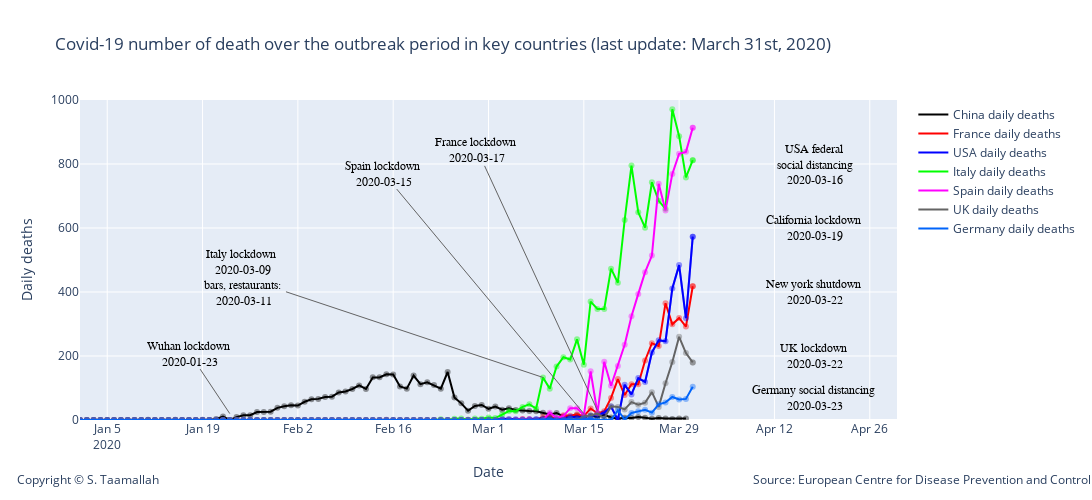

The cell this chart's notebook holds for it:
### Code cell
degree = 1

smooth_china = smoothTriangle(df_china['deaths'],degree)
smooth_france = smoothTriangle(df_france['deaths'],degree)
smooth_italy = smoothTriangle(df_italy['deaths'],degree)
smooth_usa = smoothTriangle(df_usa['deaths'],degree)
smooth_uk = smoothTriangle(df_uk['deaths'],degree)
smooth_germany = smoothTriangle(df_germany['deaths'],degree)
smooth_spain = smoothTriangle(df_spain['deaths'],degree)
smooth_korea = smoothTriangle(df_korea['deaths'],degree)
smooth_netherlandss = smoothTriangle(df_netherlands['deaths'],degree)



# Add traces
trace1 = go.Scatter(
        x=df_china.index, 
        y=df_china['deaths'],
        mode='markers',
        name='China daily deaths',
        line_color='rgba(0, 0, 0, .4)',
        showlegend=False,
)

trace11 = go.Scatter(
        x=df_china.index, 
        y=smooth_china,
        mode='lines',
        name='China daily deaths',
        line_color='rgba(0, 0, 0, 1)',
)


trace2 = go.Scatter(
        x=df_france.index, 
        y=df_france['deaths'],
        mode='markers',
        name='France daily deaths',
        line_color='rgba(256, 0, 0, .4)',
        showlegend=False,
)

trace22 = go.Scatter(
        x=df_france.index, 
        y=smooth_france,
        mode='lines',
        name='France daily deaths',
        line_color='rgba(256, 0, 0, 1)',
)


trace3 = go.Scatter(
        x=df_usa.index, 
        y=df_usa['deaths'],
        mode='lines+markers',
        name='USA daily deaths',
        line_color='rgba(0, 0, 255, .4)',
    showlegend=False,
)

trace33 = go.Scatter(
        x=df_usa.index, 
        y=df_usa['deaths'],
        mode='lines',
        name='USA daily deaths',
        line_color='rgba(0, 0, 255, 1)',
)

trace4 = go.Scatter(
        x=df_italy.index, 
        y=df_italy['deaths'],
        mode='markers',
        name='Italy daily deaths',
        line_color='rgba(0, 256, 0, .4)',
    showlegend=False,
)

trace44 = go.Scatter(
        x=df_italy.index, 
        y=smooth_italy,
        mode='lines',
        name='Italy daily deaths',
        line_color='rgba(0, 256, 0, 1)',
)

trace5 = go.Scatter(
        x=df_spain.index, 
        y=df_spain['deaths'],
        mode='markers',
        name='Spain daily deaths',
        line_color='rgba(255, 0, 255, .4)',
    showlegend=False,
)

trace55 = go.Scatter(
        x=df_spain.index, 
        y=smooth_spain,
        mode='lines',
        name='Spain daily deaths',
        line_color='rgba(256, 0, 256, 1)',
)


trace6 = go.Scatter(
        x=df_uk.index, 
        y=df_uk['deaths'],
        mode='markers',
        name='UK daily deaths',
        line_color='rgba(100, 100, 100, .4)',
    showlegend=False,
)

trace66 = go.Scatter(
        x=df_uk.index, 
        y=smooth_uk,
        mode='lines',
        name='UK daily deaths',
        line_color='rgba(100, 100, 100, 1)',
)

trace7 = go.Scatter(
        x=df_germany.index, 
        y=df_germany['deaths'],
        mode='markers',
        name='Germany daily deaths',
        line_color='rgba(0, 100, 250, .4)',
    showlegend=False,
)

trace77 = go.Scatter(
        x=df_germany.index, 
        y=smooth_germany,
        mode='lines',
        name='Germany daily deaths',
        line_color='rgba(0, 100, 250, 1)',
)


data = [trace1,trace11, trace2, trace22, trace3,trace33,  trace4, trace44, trace5, trace55, trace6, trace66, trace7, trace77]

layout = go.Layout(
    title='Covid-19 number of death over the outbreak period in key countries (last update: March 31st, 2020)',
    width=1100,
    height=500,
    
    # Top left
    xaxis=dict(
        title='Date',
        range=['2020-01-01', '2020-04-30'],
    ),
    yaxis=dict(
        title='Daily deaths',
        #type='log',
        range=[0,1000],
        anchor='x'
    ),
    
      annotations=[
        dict(
            x=1.24,
            y=-0.22,
            showarrow=False,
            text='Source: European Centre for Disease Prevention and Control',
            xref='paper',
            yref='paper'
        ),
        
        dict(
            x=-0.08,
            y=-0.22,
            showarrow=False,
            text='Copyright © S. Taamallah ',
            xref='paper',
            yref='paper'
        )
    ],
    
)



fig = go.Figure(data=data, layout=layout)



fig.add_annotation(
        x='2020-01-23',
        y=20,
        xref="x",
        yref="y",
        text="Wuhan lockdown <br> 2020-01-23 ",
        showarrow=True,
        font=dict(
            family="Courier New, monospace",
            size=12,
            color="black"
            ),
        align="center",
        arrowhead=0,
        arrowsize=1,
        arrowwidth=1,
        arrowcolor="#636363",
        ax=-40,
        ay=-60,
        #bordercolor="#c7c7c7",
        #borderwidth=2,
        #borderpad=4,
        #bgcolor="#ff7f0e",
        #opacity=0.8
        )


fig.add_annotation(
        x='2020-03-09',
        y=133,
        xref="x",
        yref="y",
        text="Italy lockdown <br> 2020-03-09 <br> bars, restaurants: <br> 2020-03-11",
        showarrow=True,
        font=dict(
            family="Courier New, monospace",
            size=12,
            color="black"
            ),
        align="center",
        arrowhead=0,
        arrowsize=1,
        arrowwidth=1,
        arrowcolor="#636363",
        ax=-300,
        ay=-100,
        #bordercolor="#c7c7c7",
        #borderwidth=2,
        #borderpad=4,
        #bgcolor="#ff7f0e",
        #opacity=0.8
        )


fig.add_annotation(
            x='2020-03-17',
            y=30,
            text="France lockdown <br> 2020-03-17 ",
            showarrow=True,
            font=dict(
            family="Courier New, monospace",
            size=12,
            color="black",
            ),
        align="center",
        arrowhead=0,
        arrowsize=1,
        arrowwidth=1,
        arrowcolor="#636363",
        ax=-120,
        ay=-260,
)


fig.add_annotation(
            x='2020-03-15',
            y=20,
            text="Spain lockdown <br> 2020-03-15 ",
            showarrow=True,
            font=dict(
            family="Courier New, monospace",
            size=12,
            color="black",
            ),
        align="center",
        arrowhead=0,
        arrowsize=1,
        arrowwidth=1,
        arrowcolor="#636363",
        ax=-200,
        ay=-240,
)


fig.add_annotation(
            x='2020-04-18',
            y=200,
            text="UK lockdown <br> 2020-03-22 ",
            showarrow=False,
            font=dict(
            family="Courier New, monospace",
            size=12,
            color="black",
            ),
        align="center",
        arrowhead=0,
        arrowsize=1,
        arrowwidth=1,
        arrowcolor="#636363",
        ax=150,
        ay=-60,
)

fig.add_annotation(
            x='2020-04-18',
            y=70,
            text="Germany social distancing <br> 2020-03-23 ",
            showarrow=False,
            font=dict(
            family="Courier New, monospace",
            size=12,
            color="black",
            ),
        align="center",
        arrowhead=0,
        arrowsize=1,
        arrowwidth=1,
        arrowcolor="#636363",
        ax=150,
        ay=-60,
)

fig.add_annotation(
            x='2020-04-18',
            y=800,
            text="USA federal <br> social distancing <br> 2020-03-16 ",
            showarrow=False,
            font=dict(
            family="Courier New, monospace",
            size=12,
            color="black",
            ),
        align="center",
        arrowhead=0,
        arrowsize=1,
        arrowwidth=1,
        arrowcolor="#636363",
        ax=200,
        ay=-120,
)

fig.add_annotation(
            x='2020-04-18',
            y=400,
            text="New york shutdown <br> 2020-03-22 ",
            showarrow=False,
            font=dict(
            family="Courier New, monospace",
            size=12,
            color="black",
            ),
        align="center",
        arrowhead=0,
        arrowsize=1,
        arrowwidth=1,
        arrowcolor="#636363",
        ax=200,
        ay=-120,
)



fig.add_annotation(
            x='2020-04-18',
            y=600,
            text="California lockdown <br> 2020-03-19 ",
            showarrow=False,
            font=dict(
            family="Courier New, monospace",
            size=12,
            color="black",
            ),
        align="center",
        arrowhead=0,
        arrowsize=1,
        arrowwidth=1,
        arrowcolor="#636363",
        ax=200,
        ay=-120,
)






fig.show()

from plotly.offline import plot
plot(fig, filename="STaamallah_covid19_analysis_chart_2_20200331.html", auto_open = False)
